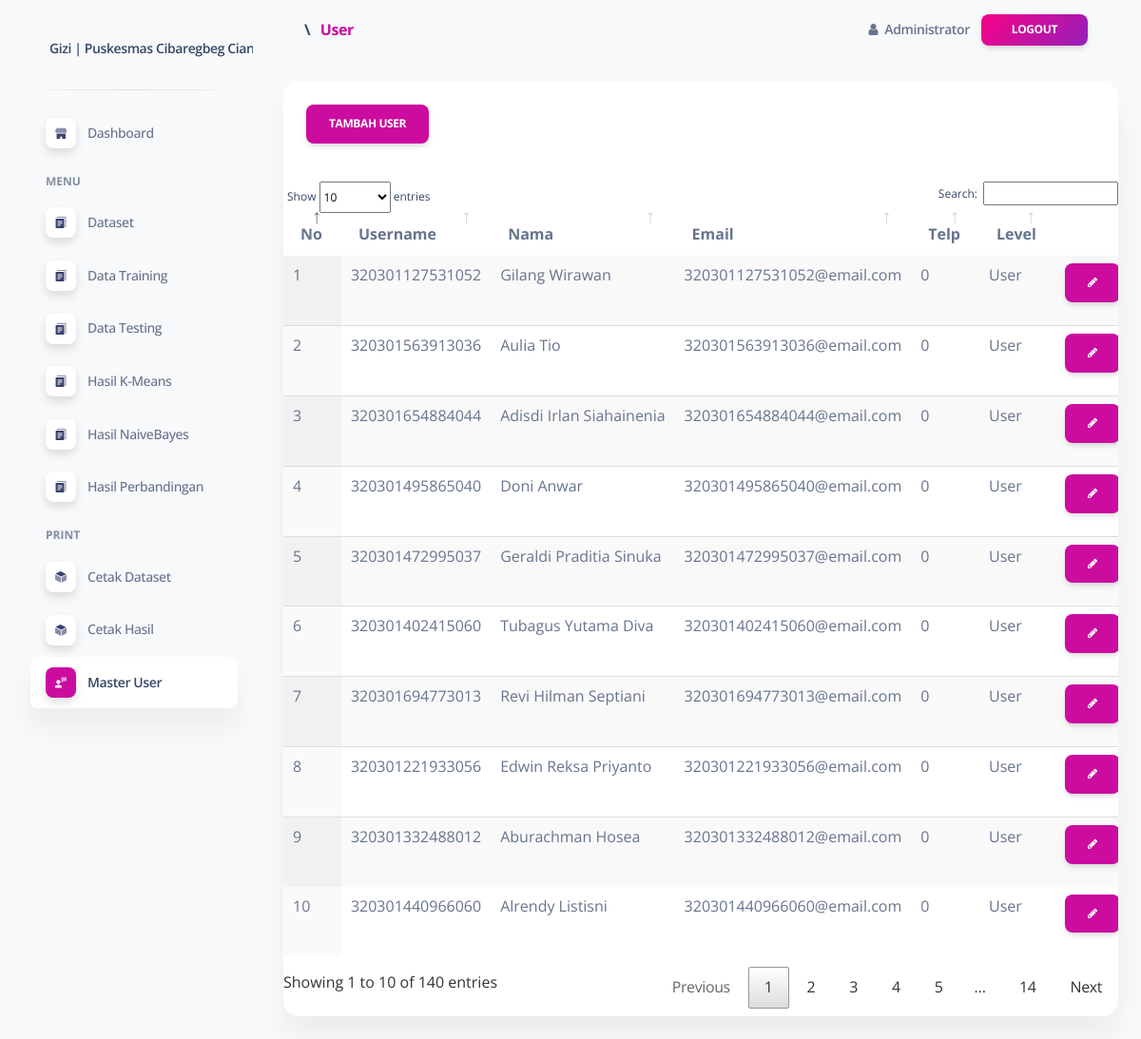
Page /portal/media.php?module=user (signed in) on the earlier database version.
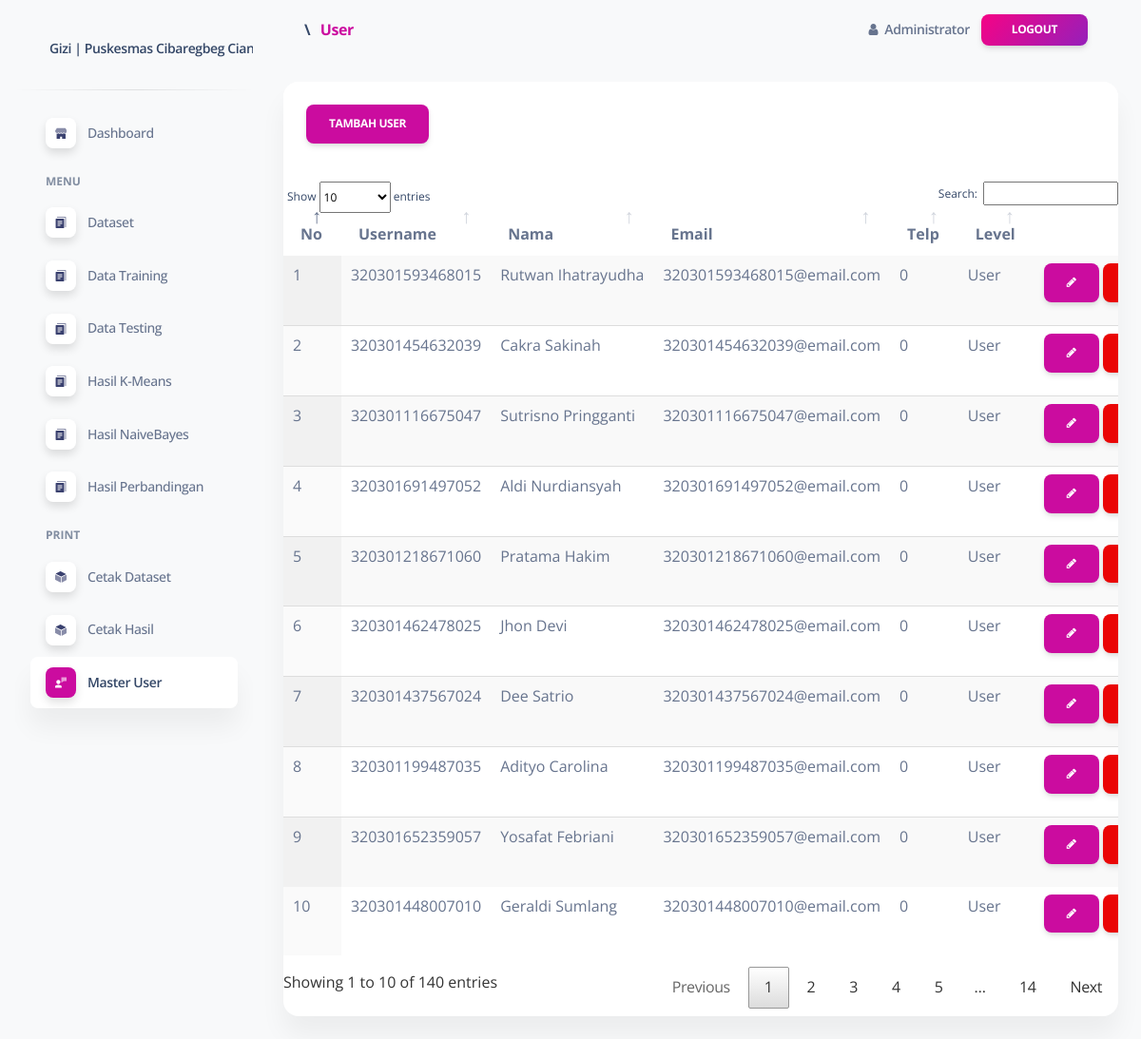
Same page on the later database version.
### tables this page shows
CREATE TABLE `users` (
  `id` int(5) NOT NULL,
  `username` varchar(100) NOT NULL,
  `password` text NOT NULL,
  `nama` varchar(100) NOT NULL,
  `no_telp` varchar(20) NOT NULL,
  `email` varchar(50) NOT NULL,
  `alamat` text NOT NULL,
  `is_first` int(1) NOT NULL DEFAULT '1',
  `level` varchar(50) NOT NULL,
  `aktif` char(1) NOT NULL DEFAULT 'Y',
  `created_at` datetime NOT NULL DEFAULT CURRENT_TIMESTAMP,
  `created_by` varchar(50) NOT NULL,
  `updated_at` datetime DEFAULT CURRENT_TIMESTAMP ON UPDATE CURRENT_TIMESTAMP,
  `updated_by` varchar(50) DEFAULT NULL
);

### portal/config/assets.php (called while the page is built, shortened)
<?php
$css = array(
	'https://cdn.jsdelivr.net/npm/bootstrap@5.1.3/dist/css/bootstrap.min.css',
	'https://fonts.googleapis.com/css?family=Open+Sans:300,400,600,700',
	'assets/css/animate.css',
	'assets/css/chartist.css',
	'assets/css/datatables.css',
	'assets/css/flag-icon.css',
	'assets/css/feather-icon.css',
	'assets/css/flaticon.css',
	'assets/css/fontawesome.css',
	'assets/css/icofont.css',
	'assets/css/nucleo-icons.css',
	'assets/css/nucleo-svg.css',
	'assets/css/owl.carousel.css',
	'assets/css/soft-ui-dashboard.min3447.css?v=1.0.5',
	'assets/css/themify.css',
);
$breadcrumb = array();
$breadcrumb[] = ['text'=>'<i class="fa fa-home"></i>','link'=>'?'];
$breadcrumb[] = isset($_GET['module']) ? ['text'=>ucwords(str_replace("_"," ",$_GET['module'])),'link'=>'?module='.$_GET['module']] : ['text'=>"Dashboard",'link'=>'?'];
?>

### portal/module/user/index.php (the view, shortened to what this page needs)
<div class="row">
  <div class="col-sm-12">
    <div class="card">
      <div class="card-header">
        <a class="btn btn-primary" href="?module=<?php echo $_GET['module'];?>&act=create">Tambah <?php echo ucwords($_GET['module']) ?></a>
      </div>
      <div class="card-body px-0 pt-0 pb-2">
        <div class="table-responsive p-0">
          <table class="table display" id="datatables">
            <thead>
              <tr>
                <th>No</th>
                <th>Username</th>
                <th>Nama</th>
                <th>Email</th>
                <th>Telp</th>
                <th>Level</th>
                <th class="d-print-none"></th>
              </tr>
            </thead>
            <tbody>
              <?php
              $no=0;
              $query = mysqli_query($conn,"SELECT * from users order by id desc");
              foreach ($query as $row): $no++;?>
                <tr>
                  <td><?php echo $no ?></td>
                  <td><?php echo $row['username'] ?></td>
                  <td><?php echo $row['nama'] ?></td>
                  <td><?php echo $row['email'] ?></td>
                  <td><?php echo $row['no_telp'] ?></td>
                  <td><?php echo ucwords($row['level']) ?></td>
                  <td class="d-print-none text-right">
                    <a class="btn btn-primary btn-xs" data-toggle="tooltip" data-placement="top" title="Edit" href="?module=<?php echo $_GET['module'] ?>&act=edit&id=<?php echo $row['id']; ?>"><i class="fa fa-pencil"></i></a>
                    <a class="btn btn-danger btn-xs" data-toggle="tooltip" data-placement="top" title="Delete" onclick="swal_delete('<?php echo $aksi ?>?module=<?php echo $_GET['module'] ?>&act=delete&id=<?php echo $row['id']; ?>')"><i class="fa fa-trash"></i></a>
                  </td>
                </tr>
              <?php endforeach ?>
            </tbody>
          </table>
        </div>
      </div>
    </div>
  </div>
</div>

### portal/media.php (shortened to what this page needs)
<?php
include 'config/assets.php';
$aksi = "module/" . $_GET['module'] . "/action.php";
?>
<!DOCTYPE html>
<html lang="en">
<head>
  <?php include 'layout/head.php'; ?>
</head>
<body class="g-sidenav-show  bg-gray-100">
  <?php include 'layout/nav.php'; ?>
  <main class="main-content position-relative max-height-vh-100 h-100 border-radius-lg ">
    <?php include 'layout/header.php'; ?>
    <div class="container-fluid py-4">
      <?php
      $page = isset($_GET['module']) ? $_GET['module'] : 'dashboard.php';
      if (isset($_GET['module'])) {
        $act = isset($_GET['act']) ? '/' . $_GET['act'] . '.php' : '/index.php';
      } else {
        $act = '';
      }
      include 'module/' . $page . $act;
      ?>
    </div>
  </main>
</body>
</html>

### portal/layout/head.php (shortened to what this page needs)
<?php
foreach ($css as $key => $value) {
  ?>
  <link href="<?= $value ?>" rel="stylesheet"/>
  <?php
}
?>

### portal/layout/nav.php (shortened to what this page needs)
<aside class="sidenav navbar navbar-vertical navbar-expand-xs border-0 border-radius-xl my-3 fixed-start ms-3 " id="sidenav-main">
  <div class="sidenav-header">
    <a class="navbar-brand m-0" href="?">
      <span class="ms-1 font-weight-bold"><?php echo TITLE ?></span>
    </a>
  </div>
  <hr class="horizontal dark mt-0">
  <ul class="navbar-nav">
    <li class="nav-item">
      <a class="nav-link <?php echo !isset($_GET['module']) ? 'active' : '' ?> " href="?">
        <div class="icon icon-shape icon-sm shadow border-radius-md bg-white text-center me-2 d-flex align-items-center justify-content-center">
        </div>
        <span class="nav-link-text ms-1">Dashboard</span>
      </a>
    </li>
    <?php if ($_SESSION['level'] == 'admin') : ?>
      <li class="nav-item mt-3">
        <h6 class="ps-4 ms-2 text-uppercase text-xs font-weight-bolder opacity-6">Menu</h6>
      </li>
      <li class="nav-item">
        <a class="nav-link <?php echo $_GET['module'] == 'uploadDataset' ? 'active' : '' ?> " href="?module=uploadDataset">
          <div class="icon icon-shape icon-sm shadow border-radius-md bg-white text-center me-2 d-flex align-items-center justify-content-center">
          </div>
          <span class="nav-link-text ms-1">Dataset</span>
        </a>
      </li>
      <li class="nav-item">
        <a class="nav-link <?php echo $_GET['module'] == 'dataTraining' ? 'active' : '' ?> " href="?module=dataTraining">
          <div class="icon icon-shape icon-sm shadow border-radius-md bg-white text-center me-2 d-flex align-items-center justify-content-center">
          </div>
          <span class="nav-link-text ms-1">Data Training</span>
        </a>
      </li>
      <li class="nav-item">
        <a class="nav-link <?php echo $_GET['module'] == 'dataTesting' ? 'active' : '' ?> " href="?module=dataTesting">
          <div class="icon icon-shape icon-sm shadow border-radius-md bg-white text-center me-2 d-flex align-items-center justify-content-center">
          </div>
          <span class="nav-link-text ms-1">Data Testing</span>
        </a>
      </li>
      <li class="nav-item">
        <a class="nav-link <?php echo $_GET['module'] == 'hasil_tes' ? 'active' : '' ?> " href="?module=hasil_tes">
          <div class="icon icon-shape icon-sm shadow border-radius-md bg-white text-center me-2 d-flex align-items-center justify-content-center">
          </div>
          <span class="nav-link-text ms-1">Hasil K-Means</span>
        </a>
      </li>
      <li class="nav-item">
        <a class="nav-link <?php echo $_GET['module'] == 'hasil_tes_naive' ? 'active' : '' ?> " href="?module=hasil_tes_naive">
          <div class="icon icon-shape icon-sm shadow border-radius-md bg-white text-center me-2 d-flex align-items-center justify-content-center">
          </div>
          <span class="nav-link-text ms-1">Hasil NaiveBayes</span>
        </a>
      </li>
      <li class="nav-item">
        <a class="nav-link <?php echo $_GET['module'] == 'perbandingan' ? 'active' : '' ?> " href="?module=perbandingan">
          <div class="icon icon-shape icon-sm shadow border-radius-md bg-white text-center me-2 d-flex align-items-center justify-content-center">
          </div>
          <span class="nav-link-text ms-1">Hasil Perbandingan</span>
        </a>
      </li>
      <li class="nav-item mt-3">
        <h6 class="ps-4 ms-2 text-uppercase text-xs font-weight-bolder opacity-6">Print</h6>
      </li>
      <li class="nav-item">
        <a class="nav-link <?php echo $_GET['module'] == 'soal' ? 'active' : '' ?> " href="module/print/printDataset/index.php">
          <div class="icon icon-shape icon-sm shadow border-radius-md bg-white text-center me-2 d-flex align-items-center justify-content-center">
          </div>
          <span class="nav-link-text ms-1">Cetak Dataset</span>
        </a>
      </li>
      <li class="nav-item">
        <a class="nav-link <?php echo $_GET['module'] == 'soal' ? 'active' : '' ?> " href="module/print/printHasil/index.php">
          <div class="icon icon-shape icon-sm shadow border-radius-md bg-white text-center me-2 d-flex align-items-center justify-content-center">
          </div>
          <span class="nav-link-text ms-1">Cetak Hasil</span>
        </a>
      </li>
      <li class="nav-item">
        <a class="nav-link <?php echo $_GET['module'] == 'user' ? 'active' : '' ?> " href="?module=user">
          <div class="icon icon-shape icon-sm shadow border-radius-md bg-white text-center me-2 d-flex align-items-center justify-content-center">
          </div>
          <span class="nav-link-text ms-1">Master User</span>
        </a>
      </li>
    <?php endif ?>
  </ul>
</aside>

### portal/layout/header.php (shortened to what this page needs)
<nav class="navbar navbar-main navbar-expand-lg px-0 mx-4 shadow-none border-radius-xl" id="navbarBlur" navbar-scroll="true">
  <div class="container-fluid py-1 px-3">
    <nav aria-label="breadcrumb">
      <h6 class="font-weight-bolder mb-0">
        <?php
        foreach ($breadcrumb as $key=>$bread) {
          $bc[] = '<a href="'.$bread['link'].'" class="'.($key == count($breadcrumb)-1 ? 'text-primary':'').'">'.$bread['text'].'</a>';
        }
        echo implode(" <span style='padding:6px'>\</span> ",$bc);
        ?>
      </h6>
    </nav>
    <div class="collapse navbar-collapse mt-sm-0 mt-2 me-md-0 me-sm-4" id="navbar">
      <ul class="navbar-nav  justify-content-end">
        <li class="nav-item d-flex align-items-center" style="padding-right: 12px;">
          <a href="#" class="nav-link text-body font-weight-bold px-0">
            <i class="fa fa-user me-sm-1"></i>
            <span class="d-sm-inline d-none"><?php echo $_SESSION['nama'] ?></span>
          </a>
        </li>
        <li class="nav-item d-flex align-items-center">
          <a class="btn bg-gradient-primary btn-sm mb-0 me-3" onclick="logout()">Logout</a>
        </li>
      </ul>
    </div>
  </div>
</nav>

### portal/assets/css/nucleo-svg.css (style rules this page uses)
.icon { display:inline-block;color:#111;height:1em;width:1em }
.icon-sm { height:.8em;width:.8em }
.icon { fill:currentColor;stroke:none }

### portal/assets/css/themify.css (style rules this page uses)
[class^="icon-"], [class*=" icon-"] { font-family: 'themify'; speak: none; font-style: normal; font-weight: normal; font-variant: normal; text-transform: none; line-height: 1; -webkit-font-smoothing: antialiased; -moz-osx-font-smoothing: grayscale; *margin-right: .3em; }
[class^="icon-"]:before, [class*=" icon-"]:before { text-decoration: inherit; display: inline-block; speak: none; }
a [class^="icon-"], a [class*=" icon-"] { display: inline; }

### portal/layout/head.php (style rules this page uses)
th { text-align: left; }

Differences in the rows shown:
removed users: username "320301127531052", nama "Gilang Wirawan", email "320301127531052@email.com", no_telp "0", level "User"
removed users: username "320301563913036", nama "Aulia Tio", email "320301563913036@email.com", no_telp "0", level "User"
removed users: username "320301654884044", nama "Adisdi Irlan Siahainenia", email "320301654884044@email.com", no_telp "0", level "User"
removed users: username "320301495865040", nama "Doni Anwar", email "320301495865040@email.com", no_telp "0", level "User"
removed users: username "320301472995037", nama "Geraldi Praditia Sinuka", email "320301472995037@email.com", no_telp "0", level "User"
removed users: username "320301402415060", nama "Tubagus Yutama Diva", email "320301402415060@email.com", no_telp "0", level "User"
removed users: username "320301694773013", nama "Revi Hilman Septiani", email "320301694773013@email.com", no_telp "0", level "User"
removed users: username "320301221933056", nama "Edwin Reksa Priyanto", email "320301221933056@email.com", no_telp "0", level "User"
removed users: username "320301332488012", nama "Aburachman Hosea", email "320301332488012@email.com", no_telp "0", level "User"
removed users: username "320301440966060", nama "Alrendy Listisni", email "320301440966060@email.com", no_telp "0", level "User"
added users: username "320301593468015", nama "Rutwan Ihatrayudha", email "320301593468015@email.com", no_telp "0", level "User"
added users: username "320301454632039", nama "Cakra Sakinah", email "320301454632039@email.com", no_telp "0", level "User"
added users: username "320301116675047", nama "Sutrisno Pringganti", email "320301116675047@email.com", no_telp "0", level "User"
added users: username "320301691497052", nama "Aldi Nurdiansyah", email "320301691497052@email.com", no_telp "0", level "User"
added users: username "320301218671060", nama "Pratama Hakim", email "320301218671060@email.com", no_telp "0", level "User"
added users: username "320301462478025", nama "Jhon Devi", email "320301462478025@email.com", no_telp "0", level "User"
added users: username "320301437567024", nama "Dee Satrio", email "320301437567024@email.com", no_telp "0", level "User"
added users: username "320301199487035", nama "Adityo Carolina", email "320301199487035@email.com", no_telp "0", level "User"
added users: username "320301652359057", nama "Yosafat Febriani", email "320301652359057@email.com", no_telp "0", level "User"
added users: username "320301448007010", nama "Geraldi Sumlang", email "320301448007010@email.com", no_telp "0", level "User"
